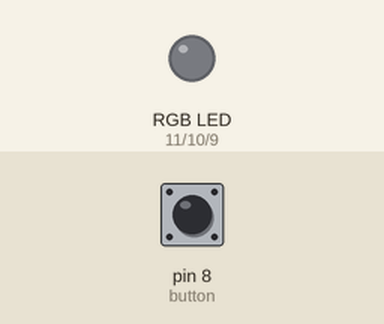
This sketch was run on a simulated Arduino Leonardo, built with avr-gcc and run on an emulated ATmega32U4. Parts: an RGB LED mixed from three pins (HIGH = lit). Inputs (shaded band) come from the test bench; at power-on: pin 8 (button) HIGH. Random numbers use the default seed unless the sketch sets one; what the sketch prints to the serial monitor is not drawn.

Above: at 1.2 s.
1.3 s: pin 8 (button) pulled LOW for 0.15 s
At 3.3 s:
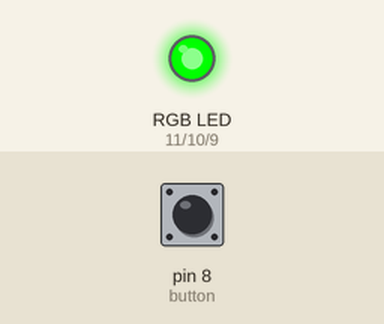
Timing chart, 0 to 4.8 s (numbered marks = the images above; inputs shaded):
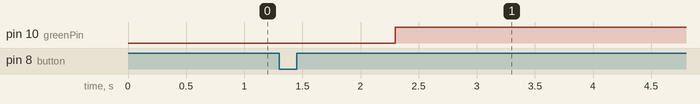

The sketch:

coinflipper.ino
```cpp
/*
Adafruit Arduino - Lesson 3. RGB LED
*/

int redPin = 11;
int greenPin = 10;
int bluePin = 9;
int button = 8;
int action_performed = 0;
int pressed = 0;
int state = 0;

//uncomment this line if using a Common Anode LED
//#define COMMON_ANODE

void setup()
{
  pinMode(redPin, OUTPUT);
  pinMode(greenPin, OUTPUT);
  pinMode(bluePin, OUTPUT);
  pinMode(button, INPUT_PULLUP);

  Serial.begin(9600);
  while (! Serial); // Wait untilSerial is ready - Leonardo
  Serial.println("Serial Ready");
}

void loop()
{
  if (digitalRead(button) == LOW) {
    pressed = 1;
  } else  {
    pressed = 0;
    action_performed = 0;
  }

  if (pressed && !action_performed) {
    // state = (state + 1) % 2; sequential
    state = random(2);

    setColor(0, 0, 0);  // yellow
    delay(1000);

    if (state == 0) {
      setColor(255, 0, 0);  // red
    } else {
      setColor(0, 255, 0);  // green
    }

    action_performed = 1;
  }
}

void determinationDelay() {

}

void setColor(int red, int green, int blue)
{
  #ifdef COMMON_ANODE
    red = 255 - red;
    green = 255 - green;
    blue = 255 - blue;
  #endif
  analogWrite(redPin, red);
  analogWrite(greenPin, green);
  analogWrite(bluePin, blue);
}
```

Measured:
- after the input at 1.3 s, pin 10 (greenPin): LOW → HIGH after 1.0 s
